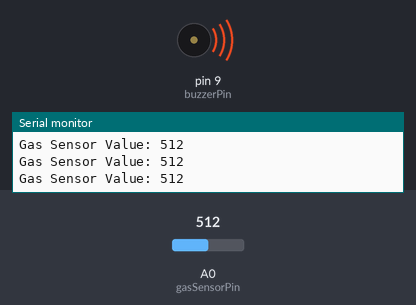
Recording of a sketch running on a simulated Arduino Uno, built with avr-gcc and run on an emulated ATmega328P. Shown: buzzer (waves = sounding, pin HIGH), the last lines printed to the serial monitor. The test bench sets the inputs (shaded band); at power-on: A0 (gasSensorPin) = 512.

Above: at 1.3 s.
1.4 s: A0 (gasSensorPin) set to 308
2.9 s: A0 (gasSensorPin) set to 292
At 3.4 s:
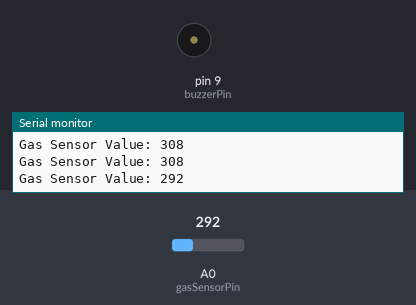
4.5 s: A0 (gasSensorPin) set to 306
At 5.7 s:
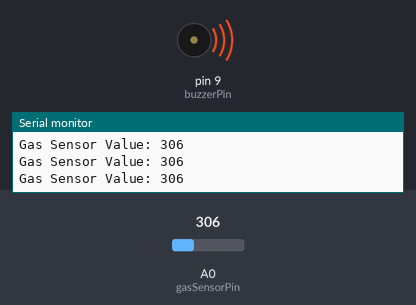
6.0 s: A0 (gasSensorPin) set to 122
At 7.0 s:
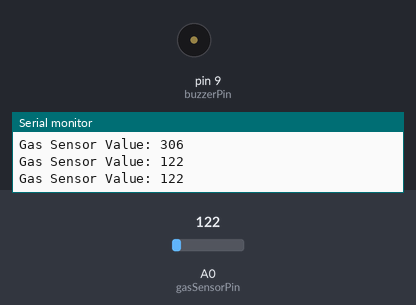
Timing chart, 0 to 8.5 s (numbered marks = the images above; inputs shaded):
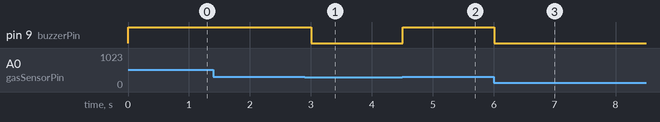

The sketch:

BrainToBin.ino
```cpp
const int gasSensorPin = A0;
const int buzzerPin = 9;

const int detection = 300;

void setup() {

  Serial.begin(9600);

  pinMode(buzzerPin, OUTPUT);

  pinMode(gasSensorPin, INPUT);
}

void loop() {

  int gasSensorValue = analogRead(gasSensorPin);

  Serial.print("Gas Sensor Value: ");
  Serial.println(gasSensorValue);


  if (gasSensorValue > detection) {

    digitalWrite(buzzerPin, HIGH);
  } else {

    digitalWrite(buzzerPin, LOW);
  }

  delay(500);
}
```

Measured:
- the behaviour switches between 301 and 300 on A0 (gasSensorPin) (found by bisection; images 0 and 1)
- after the input at 2.9 s, pin 9 (buzzerPin): HIGH → LOW after 0.10 s
- after the input at 4.5 s, pin 9 (buzzerPin): LOW → HIGH at once
- after the input at 6.0 s, pin 9 (buzzerPin): HIGH → LOW at once
